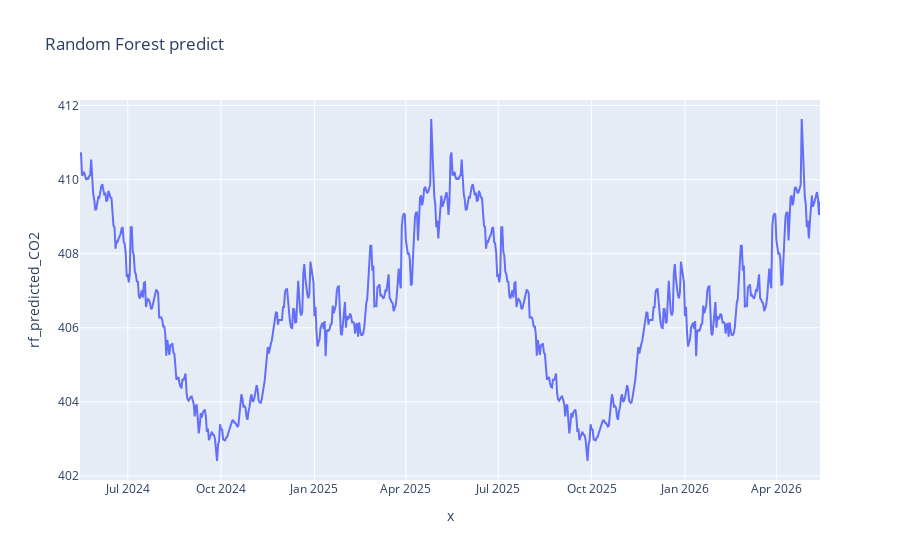
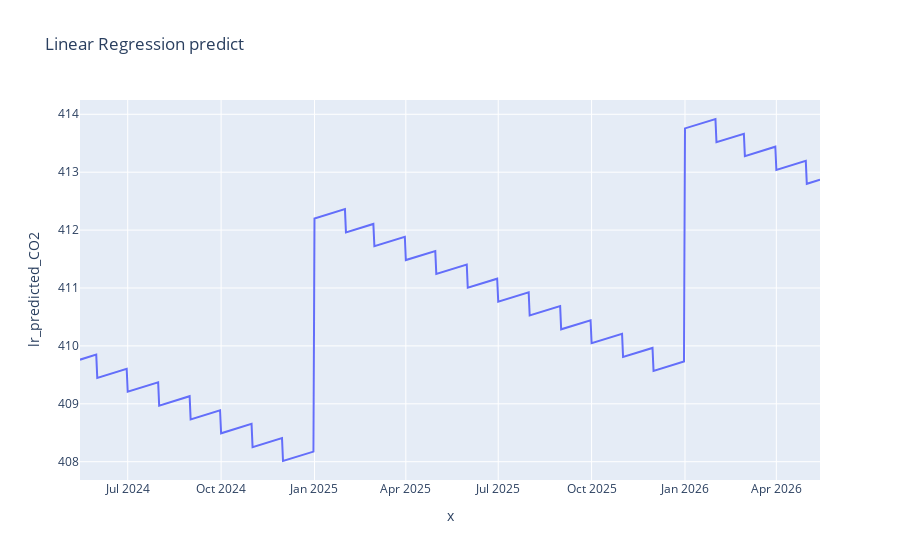

Source (notebook cell) for these figures, in order:
### Code cell
px.line(data_frame=future, x=future_dates, y='rf_predicted_CO2', title='Random Forest predict').show()
px.line(data_frame=future, x=future_dates, y='lr_predicted_CO2', title='Linear Regression predict').show()

### Figure 1 — Plotly figure (JSON) as saved in the notebook; plotly's stock layout.template omitted (floating-point values rounded to 4 significant figures; data arrays with more than 128 entries replaced by an {"elided": "..."} marker saying what was removed)
{"data": [{"hovertemplate": "x=%{x}<br>rf_predicted_CO2=%{y}<extra></extra>", "legendgroup": "", "line": {"color": "#636efa", "dash": "solid"}, "marker": {"symbol": "circle"}, "mode": "lines", "name": "", "orientation": "v", "showlegend": false, "type": "scatter", "x": {"elided": "730 str values"}, "xaxis": "x", "y": {"elided": "730 float values"}, "yaxis": "y"}], "layout": {"legend": {"tracegroupgap": 0}, "title": {"text": "Random Forest predict"}, "xaxis": {"anchor": "y", "domain": [0, 1], "title": {"text": "x"}}, "yaxis": {"anchor": "x", "domain": [0, 1], "title": {"text": "rf_predicted_CO2"}}}}

### Figure 2 — Plotly figure (JSON) as saved in the notebook; plotly's stock layout.template omitted (floating-point values rounded to 4 significant figures; data arrays with more than 128 entries replaced by an {"elided": "..."} marker saying what was removed)
{"data": [{"hovertemplate": "x=%{x}<br>lr_predicted_CO2=%{y}<extra></extra>", "legendgroup": "", "line": {"color": "#636efa", "dash": "solid"}, "marker": {"symbol": "circle"}, "mode": "lines", "name": "", "orientation": "v", "showlegend": false, "type": "scatter", "x": {"elided": "730 str values"}, "xaxis": "x", "y": {"elided": "730 float values"}, "yaxis": "y"}], "layout": {"legend": {"tracegroupgap": 0}, "title": {"text": "Linear Regression predict"}, "xaxis": {"anchor": "y", "domain": [0, 1], "title": {"text": "x"}}, "yaxis": {"anchor": "x", "domain": [0, 1], "title": {"text": "lr_predicted_CO2"}}}}
